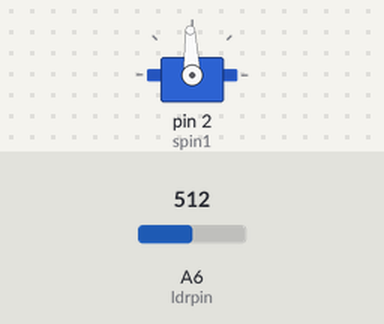
A sketch run on a simulated Arduino Nano, built with avr-gcc and run on an emulated ATmega328P. On the bench: servo. Inputs (shaded band) come from the test bench; at power-on: A6 (ldrpin) = 512.

Above: at 1.2 s.
1.3 s: A6 (ldrpin) set to 440
At 2.1 s:
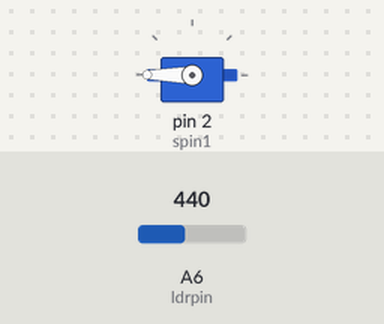
At 5.5 s:
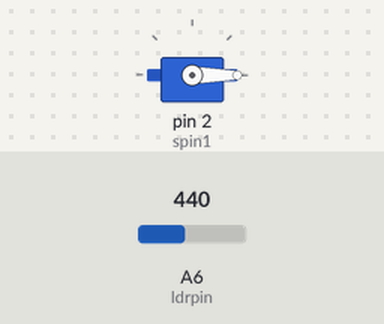
Timing chart, 0 to 13.3 s (numbered marks = the images above; inputs shaded):
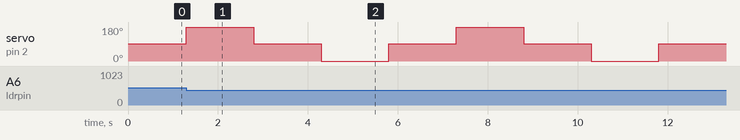

The sketch:

Mechanism3.ino
```cpp
#include <Servo.h>

Servo cntServo1;
int spin1 = 2; // continuum servo pin on 33

int ldrpin = A6;   // potentiometer
int ldrVal;


int maxAngle;   //initial angle plus enables variable for rotation
void setup()
{
cntServo1.attach(spin1);

//Serial.begin(9600);
cntServo1.write(92);
}

void loop()
{

//read from potentiometer to use later
ldrVal = analogRead(ldrpin);
// Serial.print("light value");
//Serial.println(ldrVal);

if (ldrVal <= 450)
{
//  cntServo1.detach();

// cntServo1.attach(spin1);

 //delay(1500);
 cntServo1.write(180);
 delay(1500);

 cntServo1.write(92);
 delay(1500);

 cntServo1.write(0);
 delay(1500);

cntServo1.write(92);
 delay(1500);
}

}
```

Measured:
- after the input at 1.3 s, servo on pin 2 (spin1): 92° → 180° at once, → 92° 1.5 s later, → 0° 1.5 s later, → 92° 1.5 s later, … (8 changes in this stretch)
